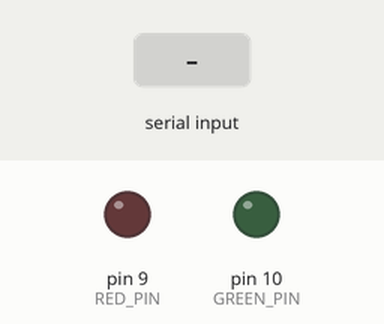
Simulated run of this sketch. Board: Arduino Uno, built with avr-gcc and run on an emulated ATmega328P. On the bench: output pins drawn as LEDs (lit = HIGH). The inputs (shaded band) are chosen by the test bench.

Above: at 2.0 s.
2.1 s: "P" received over Serial
At 2.5 s:
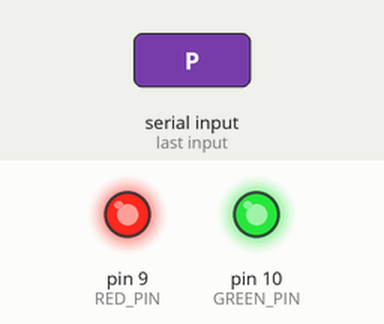
3.6 s: "B" received over Serial
At 4.8 s:
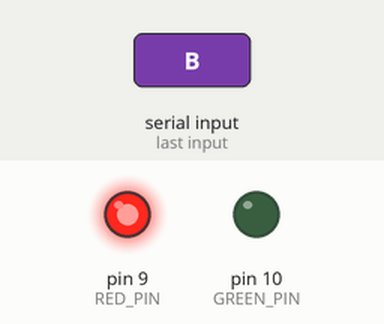
5.1 s: "R" received over Serial
At 6.0 s:
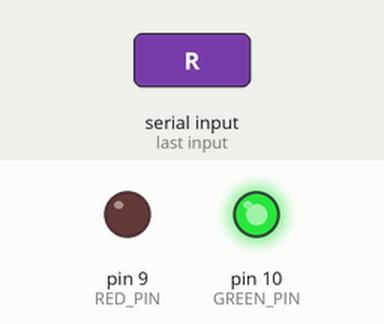
Timing chart, 0 to 11.6 s (numbered marks = the images above; inputs shaded):
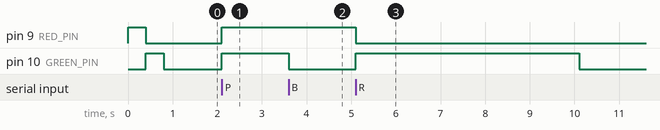

Measured:
- after the input at 2.1 s, pin 9 (RED_PIN), pin 10 (GREEN_PIN): LOW → HIGH at once
- after the input at 3.6 s, pin 10 (GREEN_PIN): HIGH → LOW at once
- after the input at 5.1 s, pin 9 (RED_PIN): HIGH → LOW after 0.00 s instead of 3.5 s; pin 10 (GREEN_PIN): LOW → HIGH at once, → LOW 5.0 s later

The sketch:

laser_status_light.ino
```cpp
// Laser Status - Arduino Uno light (minimal version: two LEDs, nothing else)
// For a quick test on a bare Uno. The full stack light with buzzer, relays and
// safety inputs is laser_stack_light.ino; it understands the same letters.
// Listens for one letter over USB from the Laser Status app:
//   'B' Running        -> RED solid
//   'P' Paused         -> RED + GREEN (both on)
//   'R' Ready          -> GREEN solid
//   'F' Framing        -> GREEN blinking   'f' -> GREEN solid  (blink off in app)
//   'D' Disconnected   -> RED slow blink   'd' -> both off     (blink off in app)
//   'U' Not found      -> both off
// If nothing arrives for 5 s (app closed, PC asleep) both LEDs turn off.
//
// Wiring:
//   Pin 9  -> 220R -> RED LED (long leg)   ; short leg -> GND
//   Pin 10 -> 220R -> GREEN LED (long leg) ; short leg -> GND

const int RED_PIN   = 9;
const int GREEN_PIN = 10;
const unsigned long TIMEOUT_MS = 5000;

char state = 'U';
unsigned long lastMsg = 0;
bool gotAny = false;

void setup() {
  pinMode(RED_PIN, OUTPUT);
  pinMode(GREEN_PIN, OUTPUT);
  Serial.begin(9600);

  // Self-test: red, then green
  digitalWrite(RED_PIN, HIGH);   delay(400);
  digitalWrite(RED_PIN, LOW);
  digitalWrite(GREEN_PIN, HIGH); delay(400);
  digitalWrite(GREEN_PIN, LOW);
}

void loop() {
  // Keep the last valid status letter; anything else (the full app also sends
  // relay and alarm lines) is ignored
  while (Serial.available() > 0) {
    char c = Serial.read();
    if (strchr("BPRFfDdU", c) != NULL && c != '\0') {
      state = c;
      lastMsg = millis();
      gotAny = true;
    }
  }

  // Blink by checking the time rather than delay(), so serial is never missed
  unsigned long now = millis();
  bool timedOut = !gotAny || (now - lastMsg > TIMEOUT_MS);
  bool fast = (now / 300) % 2;   // framing blink
  bool slow = (now / 700) % 2;   // disconnected blink

  bool red = false, green = false;
  if (!timedOut) {
    switch (state) {
      case 'B': red = true;                break;
      case 'P': red = true; green = true;  break;
      case 'R': green = true;              break;
      case 'F': green = fast;              break;
      case 'f': green = true;              break;
      case 'D': red = slow;                break;
      default:                             break;   // 'd', 'U' -> off
    }
  }

  digitalWrite(RED_PIN,   red   ? HIGH : LOW);
  digitalWrite(GREEN_PIN, green ? HIGH : LOW);
}
```
